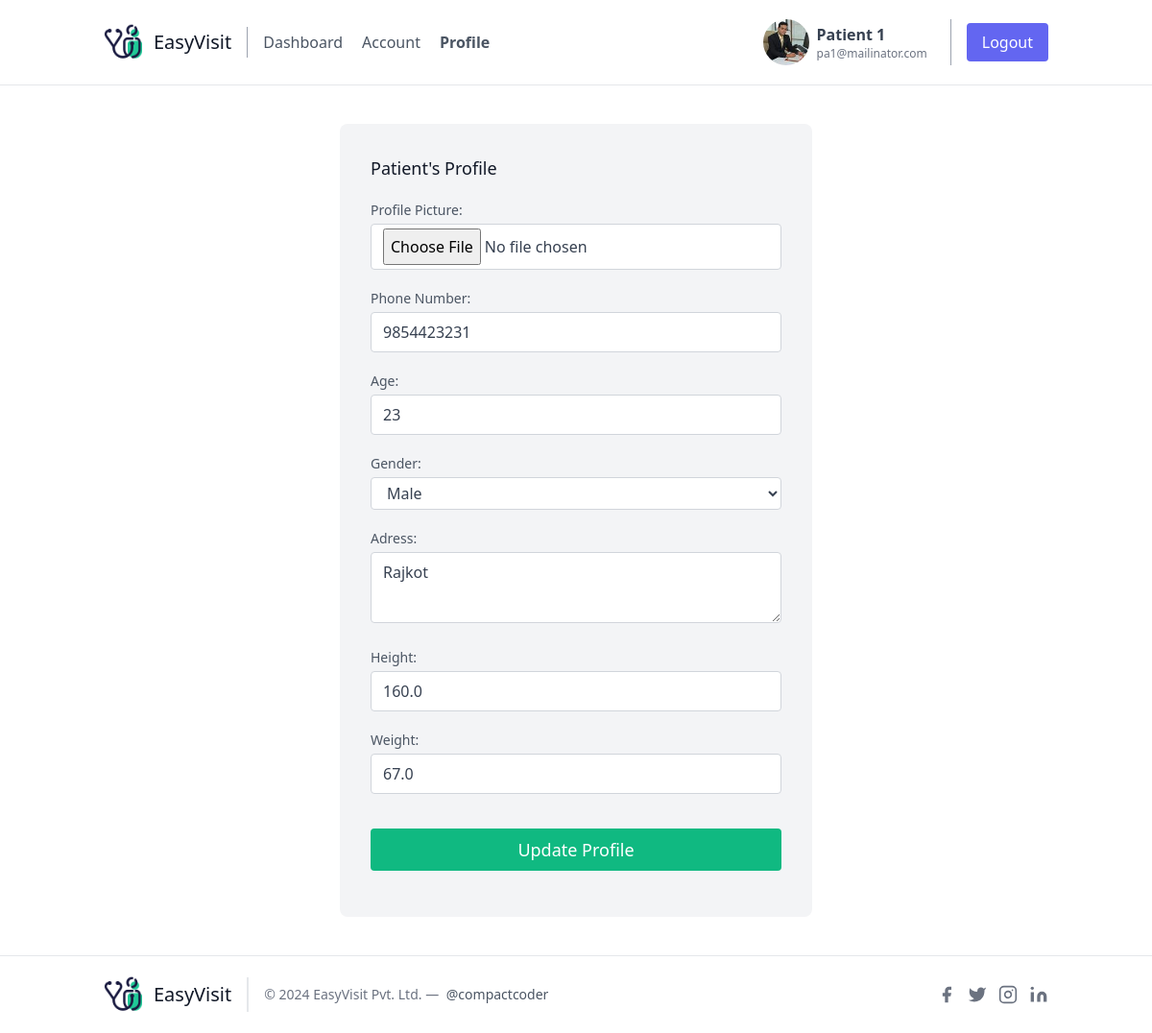
The page /patient/profile (signed in) on the database its author committed.
### app/models/user.py (models this page shows, shortened)
class UserModel(db.Model, UserMixin):
    __tablename__ = "users"
    id = db.Column(db.Integer, primary_key=True)
    full_name = db.Column(db.String(100), nullable=False)
    email = db.Column(db.String(120), nullable=False)
    password = db.Column(db.String(60), nullable=False)
    role = db.Column(db.String(10),nullable=False)
    image_file = db.Column(db.String(20), nullable=False, default='default.jpg')
    registered_on = db.Column(db.DateTime, nullable=False)
    confirmed = db.Column(db.Boolean, nullable=False, default=False)
    token_sent_on = db.Column(db.DateTime, nullable=True)
    confirmed_on = db.Column(db.DateTime, nullable=True)
    patient = db.relationship('PatientModel', backref='user', uselist=False, cascade="all, delete-orphan")
    doctor = db.relationship('DoctorModel', backref='user', uselist=False, cascade="all, delete-orphan")

### app/models/patient.py (models this page shows)
class PatientModel(db.Model):
    __tablename__ = "patients"
    id = db.Column(db.Integer, primary_key=True)
    user_id = db.Column(db.Integer, db.ForeignKey('users.id'), unique=True)
    phone_no = db.Column(db.String(15), nullable=False)
    age = db.Column(db.Integer, nullable=False)
    gender = db.Column(db.String(10), nullable=False)
    address = db.Column(db.String(255), nullable=False)
    height = db.Column(db.Float, nullable=True)
    weight = db.Column(db.Float, nullable=True)

### app/patient/routes.py (the view, shortened to what this page needs)
@bp.route('/profile',methods=["GET", "POST"])
@login_required
@email_verified
def profile():
    if current_user.is_authenticated and current_user.role == "patient":
        form  =PatientProfileUpdateForm()
        patient_profile = PatientModel.query.filter_by(user_id=current_user.id).first()
        if patient_profile:
            if request.method == "GET":
                form.phone_no.data = patient_profile.phone_no
                form.age.data = patient_profile.age
                form.address.data = patient_profile.address
                form.gender.data = patient_profile.gender
                form.height.data = patient_profile.height
                form.weight.data = patient_profile.weight
            return render_template('patient/profile.html' , form= form, title = 'Profile')
    else:
        return redirect(url_for("doctor.login"))

### app/patient/forms.py
class PatientProfileUpdateForm(FlaskForm):
    picture = FileField('Profile Picture', validators=[FileAllowed(['jpg', 'png'])])
    phone_no = StringField('Phone Number', validators=[DataRequired(),Length(min=10, max=10, message='Mobile number must be 10 digits long'),Regexp(r'^[6789]\d{9}$', message='Invalid mobile number format')])
    age = FloatField("Age",validators=[DataRequired()])
    gender = SelectField("Gender",choices=[("male","Male"),("female","Female")],validators=[DataRequired()])
    address = TextAreaField("Adress",validators=[DataRequired(),Length(max=200)])
    height = FloatField("Height",validators=[Optional()])
    weight =FloatField("Weight", validators=[Optional()])
    submit = SubmitField("Update Profile")

### app/models/user.py (called while the page is built)
@login_manager.user_loader
def load_user(user_id):
    return UserModel.query.get(int(user_id))

### app/utils.py (called while the page is built)
def email_verified(view_func):
    @wraps(view_func)
    def decorated_function(*args, **kwargs):
        if current_user.is_authenticated and current_user.role == "patient" :
            if not current_user.confirmed:
                return redirect(url_for('patient.verify'))
        elif current_user.is_authenticated and current_user.role == "doctor" :
            if not current_user.confirmed:
                return redirect(url_for('doctor.verify'))
        return view_func(*args, **kwargs)
    return decorated_function

### app/templates/patient/profile.html (shortened to what this page needs)
{% extends "account-layout.html" %}
{% block contents %}
<section class="text-gray-600 body-font">
  <div class="container px-5 py-10 mx-auto flex flex-wrap items-center">
    <div class="mt-10 mx-auto flex w-full flex-col rounded-lg bg-gray-100 p-8 md:ml-auto md:mt-0 md:w-1/2 lg:w-1/2">
      <h2 class="text-gray-900 text-lg font-medium title-font mb-4">Patient's Profile</h2>
      <form method="POST" action="", enctype="multipart/form-data">
        {% for field in form%}
        {% if (field.label.text != "Update Profile") and (field.label.text!="CSRF Token")%}
          <div class="relative mb-4">
            <label class="leading-7 text-sm text-gray-600" for="{{ field.id }}">{{ field.label.text }}:</label>
            {% if field.errors %}
              {{ field(class="w-full bg-white rounded border border-gray-300 focus:border-red-500 focus:ring-2 focus:ring-red-200 text-base outline-none text-gray-700 py-1 px-3 leading-8 transition-colors duration-200 ease-in-out") }}
              <div>
              {% for error in field.errors %}
                <span class="form-control text-red-500 text-sm">{{ error }}</span>
              {% endfor %}
              </div>
            {% else %}
              {{ field(class="w-full bg-white rounded border border-gray-300 focus:border-red-500 focus:ring-2 focus:ring-red-200 text-base outline-none text-gray-700 py-1 px-3 leading-8 transition-colors duration-200 ease-in-out") }}
            {% endif %}
          </div>
        {% endif %}
        {% endfor %}
        <div class=" pt-5">
        {{ form.submit(class="text-white w-full bg-green-500 border-0 mb-4 py-2 px-8 focus:outline-none hover:bg-green-600 rounded text-lg") }}
      </div>
      </form>
    </div>
  </div>
</section>
{% endblock contents %}

### app/templates/account-layout.html (shortened to what this page needs)
<!DOCTYPE html>
<html lang="en">
<head>
    <link href="https://unpkg.com/tailwindcss@^2/dist/tailwind.min.css" rel="stylesheet">
</head>
<body>
    <header class="text-gray-600 body-font">
        <div class="container mx-auto flex flex-wrap p-5 flex-col md:flex-row items-center">
            <a class="flex title-font font-medium items-center text-gray-900 mb-4 md:mb-0">
                <img width="40" height="40"  {% if current_user.role == 'doctor'%} src="{{ url_for('static', filename='dicon.png') }}"
                {% else %} src="{{ url_for('static', filename='gicon.png') }}" {% endif %}alt="health-checkup"/>
                <span class="ml-3 text-xl">EasyVisit</span>
            </a>
            {% if current_user.role == 'doctor'%}
            <nav class="md:mr-auto md:ml-4 md:py-1 md:pl-4 md:border-l md:border-gray-400 flex flex-wrap items-center text-base justify-center">
                <a href="{{ url_for('doctor.dashboard') }}" class=" {% if title == 'Dashboard' %} font-bold  text-gray {% endif %} mr-5 hover:text-gray-900">Dashboard</a>
                <a href="{{ url_for('doctor.account') }}" class="{% if title == 'Account' %} font-bold text-gray {% endif %} mr-5 hover:text-gray-900">Account</a>
                <a href="{{ url_for('doctor.profile') }}" class="{% if title == 'Profile' %} font-bold text-gray {% endif %} mr-5 hover:text-gray-900">Profile</a>
                <a href="{{ url_for('doctor.test') }}" class="{% if title == 'test' %} font-bold text-gray {% endif %} mr-5 hover:text-gray-900">test</a>
            </nav>
            <div class="flex items-center gap-x-2">
                <img class="object-cover w-12 h-12 rounded-full" src="{{ url_for('static', filename='profile_pics/' + current_user.image_file) }}" alt="">
                <div>
                    <h1 class="text-base font-semibold text-gray-700 capitalize dark:text-white">{{current_user.full_name}}</h1>
                    <p class="text-xs text-gray-500 dark:text-gray-400">{{current_user.email}}</p>
                </div>
                <a href="{{ url_for('doctor.logout') }}" class="md:mr-auto md:ml-4 md:py-1 md:pl-4 md:border-l md:border-gray-400"><button class="inline-flex items-center bg-indigo-500 border-0 py-2 px-4 focus:outline-none hover:bg-red-500 rounded text-white text-base mt-4 md:mt-0">Logout</button>
                </a>
            </div>
            {% else %}
            <nav class="md:mr-auto md:ml-4 md:py-1 md:pl-4 md:border-l md:border-gray-400	flex flex-wrap items-center text-base justify-center">
                <a href="{{ url_for('patient.dashboard') }}" class=" {% if title == 'Dashboard' %} font-bold  text-gray {% endif %} mr-5 hover:text-gray-900">Dashboard</a>
                <a href="{{ url_for('patient.account') }}" class="{% if title == 'Account' %} font-bold text-gray {% endif %} mr-5 hover:text-gray-900">Account</a>
                <a href="{{ url_for('patient.profile') }}" class=" {% if title == 'Profile' %} font-bold text-gray {% endif %} mr-5 hover:text-gray-900">Profile</a>
            </nav>
            <div class="flex items-center gap-x-2">
                <img class="object-cover w-12 h-12 rounded-full" src="{{ url_for('static', filename='profile_pics/' + current_user.image_file) }}" alt="">
                <div>
                    <h1 class="text-base font-semibold text-gray-700 capitalize dark:text-white">{{current_user.full_name}}</h1>
                    <p class="text-xs text-gray-500 dark:text-gray-400">{{current_user.email}}</p>
                </div>
                <a href="{{ url_for('patient.logout') }}" class="md:mr-auto md:ml-4 md:py-1 md:pl-4 md:border-l md:border-gray-400"><button class="inline-flex items-center bg-indigo-500 border-0 py-2 px-4 focus:outline-none hover:bg-red-500 rounded text-white text-base mt-4 md:mt-0">Logout</button>
                </a>
            </div>
            {% endif %}
        </div>
    </header>
<hr>
{% block contents %}
{% endblock contents %}
<hr>
    <footer class="text-gray-600 body-font">
        <div class="container px-5 p-5 mx-auto flex items-center sm:flex-row flex-col">
            <a class="flex title-font font-medium items-center md:justify-start justify-center text-gray-900">
                <img width="40" height="40"  {% if current_user.role == 'doctor'%} src="{{ url_for('static', filename='dicon.png') }}"
                {% else %} src="{{ url_for('static', filename='gicon.png') }}" {% endif %}alt="health-checkup"/>
                <span class="ml-3 text-xl">EasyVisit</span>
            </a>
            <p class="text-sm text-gray-500 sm:ml-4 sm:pl-4 sm:border-l-2 sm:border-gray-200 sm:py-2 sm:mt-0 mt-4">© 2024 EasyVisit Pvt. Ltd. —
                <a href="https://github.com/compactcoder" class="text-gray-600 ml-1" rel="noopener noreferrer" target="_blank">@compactcoder</a>
            </p>
            <span class="inline-flex sm:ml-auto sm:mt-0 mt-4 justify-center sm:justify-start">
                <a class="text-gray-500">
                    <svg fill="currentColor" stroke-linecap="round" stroke-linejoin="round" stroke-width="2" class="w-5 h-5" viewBox="0 0 24 24">
                    <path d="M18 2h-3a5 5 0 00-5 5v3H7v4h3v8h4v-8h3l1-4h-4V7a1 1 0 011-1h3z"></path>
                    </svg>
                </a>
                <a class="ml-3 text-gray-500">
                    <svg fill="currentColor" stroke-linecap="round" stroke-linejoin="round" stroke-width="2" class="w-5 h-5" viewBox="0 0 24 24">
                    <path d="M23 3a10.9 10.9 0 01-3.14 1.53 4.48 4.48 0 00-7.86 3v1A10.66 10.66 0 013 4s-4 9 5 13a11.64 11.64 0 01-7 2c9 5 20 0 20-11.5a4.5 4.5 0 00-.08-.83A7.72 7.72 0 0023 3z"></path>
                    </svg>
                </a>
                <a class="ml-3 text-gray-500">
                    <svg fill="none" stroke="currentColor" stroke-linecap="round" stroke-linejoin="round" stroke-width="2" class="w-5 h-5" viewBox="0 0 24 24">
                    <rect width="20" height="20" x="2" y="2" rx="5" ry="5"></rect>
                    <path d="M16 11.37A4 4 0 1112.63 8 4 4 0 0116 11.37zm1.5-4.87h.01"></path>
                    </svg>
                </a>
                <a class="ml-3 text-gray-500">
                    <svg fill="currentColor" stroke="currentColor" stroke-linecap="round" stroke-linejoin="round" stroke-width="0" class="w-5 h-5" viewBox="0 0 24 24">
                    <path stroke="none" d="M16 8a6 6 0 016 6v7h-4v-7a2 2 0 00-2-2 2 2 0 00-2 2v7h-4v-7a6 6 0 016-6zM2 9h4v12H2z"></path>
                    <circle cx="4" cy="4" r="2" stroke="none"></circle>
                    </svg>
                </a>
            </span>
        </div>
    </footer>
</body>
</html>

### rows shown on the page
UserModel: image_file (picture), full_name "Patient 1", email "pa1@mailinator.com"
PatientModel: phone_no "9854423231" "23" "Male" "Rajkot" "160.0" "67.0"

### other values the page prints
{{ field.label.text }} "Profile Picture" "Phone Number" "Age" "Gender" "Adress" "Height" "Weight"
